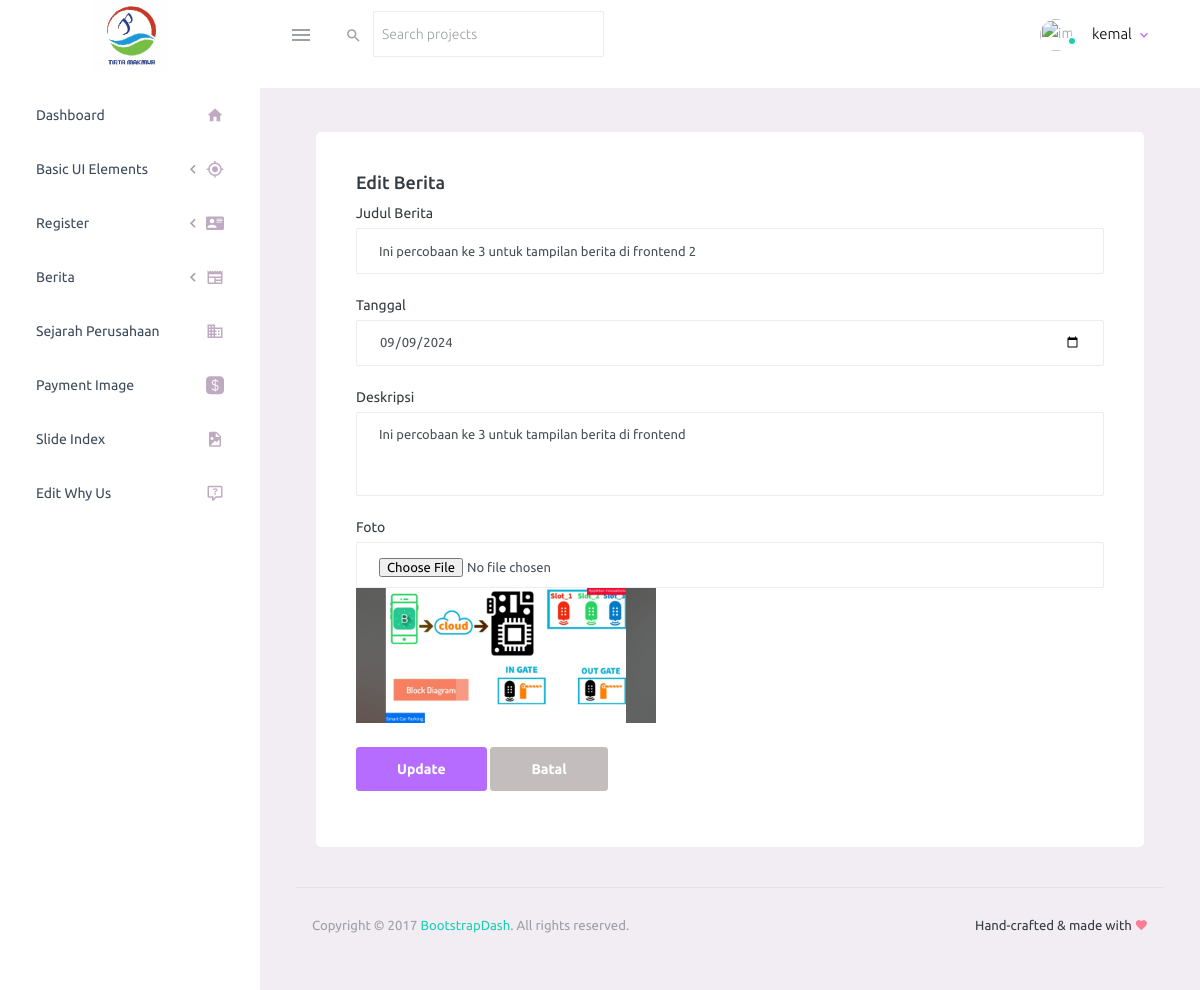
The page /edit_berita.php?id=9 (signed in) on the database its author committed.
### tables this page shows
CREATE TABLE `tb_berita` (
  `id` int(111) NOT NULL,
  `judul` varchar(255) NOT NULL,
  `tanggal_input` date NOT NULL,
  `deskripsi_berita` text NOT NULL,
  `foto` varchar(255) NOT NULL
);

### edit_berita.php (the view, shortened to what this page needs)
<?php
include('includes/header.php');
include('includes/navbar.php');
if (isset($_GET['id'])) {
    $id = $_GET['id'];
    $query = "SELECT * FROM tb_berita WHERE id = '$id'";
    $query_run = mysqli_query($connection, $query);
    if (mysqli_num_rows($query_run) > 0) {
        $row = mysqli_fetch_assoc($query_run);
    } else {
        echo "Data tidak ditemukan";
        exit;
    }
}
?>
<div class="main-panel">
    <div class="content-wrapper">
        <div class="col-12 grid-margin stretch-card">
            <div class="card">
                <div class="card-body">
                    <h4 class="card-title">Edit Berita</h4>
                    <form action="api.php" method="POST" enctype="multipart/form-data">
                        <div class="form-group">
                            <label for="judul">Judul Berita</label>
                            <input type="text" class="form-control" name="judul" value="<?php echo $row['judul']; ?>" required>
                        </div>
                        <div class="form-group">
                            <label for="tanggal_input">Tanggal</label>
                            <input type="date" class="form-control" name="tanggal_input" value="<?php echo $row['tanggal_input']; ?>" required>
                        </div>
                        <div class="form-group">
                            <label for="deskripsi_berita">Deskripsi</label>
                            <textarea class="form-control" name="deskripsi_berita" rows="4" required><?php echo $row['deskripsi_berita']; ?></textarea>
                        </div>
                        <div class="form-group">
                            <label for="foto">Foto</label>
                            <input type="file" class="form-control" name="foto">
                            <img src="uploads/<?php echo $row['foto']; ?>" width="300" alt="Foto Berita"/>
                        </div>
                        <button type="submit" name="update_berita" class="btn btn-primary">Update</button>
                        <a href="tampil_berita.php" class="btn btn-secondary">Batal</a>
                    </form>
                </div>
            </div>
        </div>
        <?php
        include('includes/footer.php');
        ?>
    </div>
</div>

### rows shown on the page
tb_berita: judul "Ini percobaan ke 3 untuk tampilan berita di frontend 2", tanggal_input "09/09/2024", deskripsi_berita "Ini percobaan ke 3 untuk tampilan berita di frontend", foto (picture)

### other values the page prints
$_SESSION['username'] "kemal"
